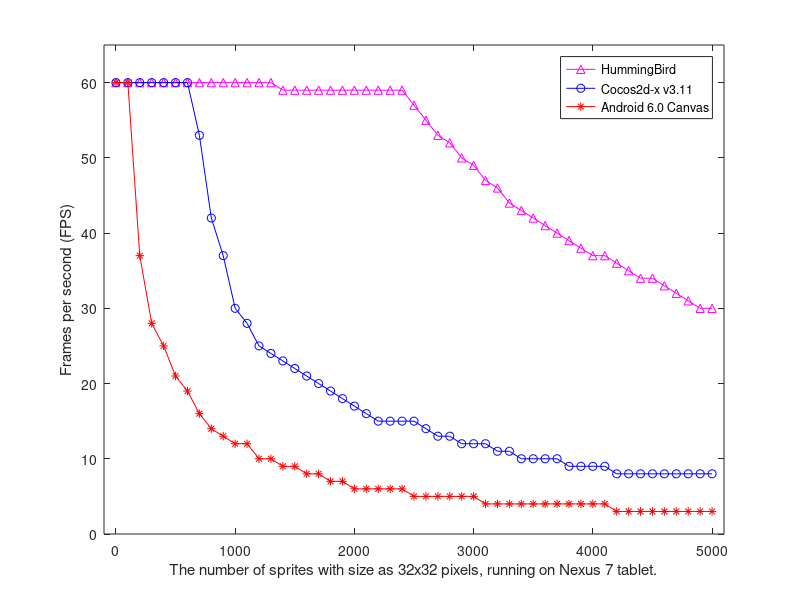

Here is the MATLAB script that generated this plot:
x=0:100:5000;

% FPS experiment
android=[];
hummingbird=[60, 60, 60, 60, 60, 60, 60, 60, 60, 60, 60, 60, 60, 60, 59, 59, 59, ..., %1600
    59, 59, 59, 59, 59, 59, 59, 59, 57, 55, 53, 52, 50, 49, ..., %1700~3000
    47, 46, 44, 43, 42, 41, 40, 39, 38, 37 ..., %3100~4000
    37, 36, 35, 34, 34, 33, 32, 31, 30, 30];%4100~5000

cocos2dx=[60, 60, 60, 60, 60, 60, 60, 53, 42, 37, 30, ...,  %0~1000
    28, 25, 24, 23, 22, 21, 20, 19, 18, 17, ...,    %1100~2000
    16, 15, 15, 15, 15, 14, 13, 13, 12, 12 ...,  %2100~3000
    12, 11, 11, 10, 10, 10, 10, 9, 9, 9 ...,   %3100 ~4000
     9, 8, 8, 8, 8, 8, 8, 8, 8, 8]; %4100~5000
 
 canvas=[60, 60, 37, 28, 25, 21, 19, 16, 14, 13, 12 ...,  %0~1000
    12, 10, 10, 9, 9, 8, 8, 7, 7, 6, ...,    %1100~2000
    6, 6, 6, 6, 5, 5, 5, 5, 5, 5 ...,  %2100~3000
    4, 4, 4, 4, 4, 4, 4, 4, 4, 4 ...,   %3100 ~4000
    4, 3, 3, 3, 3, 3, 3, 3, 3, 3]; %4100~5000

 figure('Position', [100, 100, 800, 500]);
 plot(x,hummingbird, '-m^',  x, cocos2dx, '-bo', x, canvas, '-r*');
 ylim([0, 65]);
 xlim([-100, 5100]);
 xlabel('The number of sprites with size as 32x32 pixels, running on Nexus 7 tablet.');
 ylabel('Frames per second (FPS)');
 legend({'HummingBird','Cocos2d-x v3.11','Android 6.0 Canvas'});
